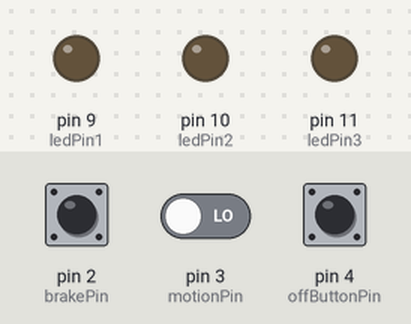
Recording of a sketch running on a simulated Arduino Uno, built with avr-gcc and run on an emulated ATmega328P. Parts: output pins drawn as LEDs (lit = HIGH). Inputs (shaded band) come from the test bench; at power-on: pin 2 (brakePin) HIGH, pin 3 (motionPin) LOW, pin 4 (offButtonPin) HIGH.

Above: at 1.2 s.
1.3 s: pin 2 (brakePin) pulled LOW for 0.15 s
At 1.37 s:
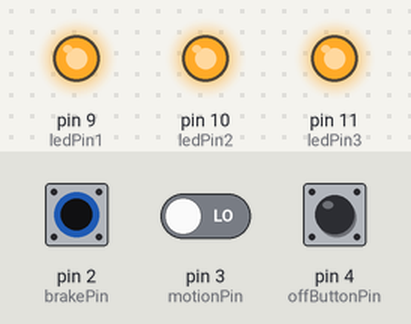
2.9 s: pin 2 (brakePin) pulled LOW for 3.2 s
At 6.4 s:
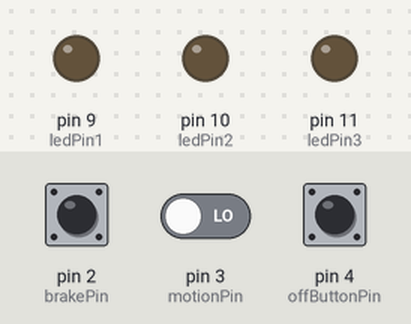
Timing chart, 0 to 7.9 s (numbered marks = the images above; inputs shaded):
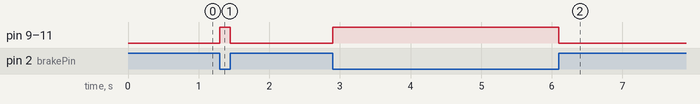

The sketch:

phase_2_of_sbbl_automatic_stationary_light_and_manual_off_1.ino
```cpp
// SMART BICYCLE BRAKE LIGHT (SBBL)
// PHASE 1: BRAKE DETECTION
// REVISED PHASE 2: AUTOMATIC STATIONARY LIGHT AND MANUAL OFF OVERRIDE BUTTON

const int brakePin = 2;
const int motionPin = 3;
const int offButtonPin = 4;

const int ledPin1 = 9;
const int ledPin2 = 10;
const int ledPin3 = 11;

bool brakingEventSeen = false;
// Records whether a braking event has occurred
// Initially, its value is 'false', meaning that the system has not detected a braking event

bool holdActive = false;
// Records whether the stationary hold is active

bool manualOff = false;
// Records whether the rider has manually switched off

int previousMotionState = HIGH;
// Stores the bicycles previous motion state:
// 'HIGH' means it is moving
// 'LOW' means it is is stationary

int previousOffButtonState = HIGH;
// Stores the previous manual OFF button state
// 'HIGH' means it is released
// 'LOW' means it is pressed
// It is this way because of the use of 'INPUT_PULLUP'

void setup()
{
  // Initialising braking as input
  pinMode(brakePin, INPUT_PULLUP);
  // Note: 'INPUT_PULLUP' enables the Arduino's internal pull-up resistor

  // Initialising motion as input
  pinMode(motionPin, INPUT);

  // Initialising the manual OFF button as input
  pinMode(offButtonPin, INPUT_PULLUP);

  // Intialising the LEDs as output
  pinMode(ledPin1, OUTPUT);
  pinMode(ledPin2, OUTPUT);
  pinMode(ledPin3, OUTPUT);

  // Reading the actual intial position of the motion switch
  previousMotionState = digitalRead(motionPin);
  // This records whether the bicycle initially starts in the moving (HIGH) or stationary (LOW) motion state
  // The stationary hold will only activate after the Arduino detects a HIGH-to-LOW transition
  // Provided a braking event was previously recorded

  // Reading the actual intial state of the manual OFF button
  previousOffButtonState = digitalRead(offButtonPin);
  // This records whether the manual OFF button is initially pressed or not
  // It allows the Arduino to detect a new button press by comparing the previous button state with its curerent state

}

void loop()
{
  // Reading the inputs
  bool braking = (digitalRead(brakePin) == LOW);
  // Note: Since we used 'INPUT_PULLUP' for the brakePin:
  // 'LOW' means a pressed button, or in our case braking
  // 'HIGH' means a brake button is released, so no braking

  int motionState = digitalRead(motionPin);
  bool stopped = (motionState == LOW);

  int offButtonState = digitalRead(offButtonPin);

  // Detecting the bicycles transition from moving to stopping
  bool justStopped = (previousMotionState == HIGH && motionState == LOW);

  // Detecting the bicycles transition from stationary to moving
  bool justStartedMoving = (previousMotionState == LOW && motionState == HIGH);

  // Detecting a new press of the manual OFF button
  bool offButtonJustPressed = (previousOffButtonState == HIGH && offButtonState == LOW);

  // Resetting the system when movement resumes
  // When the bicycle transitions from stationary (LOW) to moving (HIGH), the Arduino resets the stationary lighting system
  if (justStartedMoving){
    holdActive = false;
    // Cancels the stationary light display
    manualOff = false;
    // Clears the manual OFF override so the system is ready for the next stop
    brakingEventSeen = false;
    // Clears the previous braking event so that a new one can be detected during the continuation of the ride
  }

  // Recording a braking event
  if (braking){
    brakingEventSeen = true;
  }

  // Starting the stationary hold after braking
  // It is started when the simulated 'bicycle' becomes stationary
  if (justStopped && brakingEventSeen){
    holdActive = true;
  }

  // Overiding the manual OFF button
  // When the bike is stationary (stopped) and the OFF button is pressed, the Arduino activates the manual OFF override
  if (stopped && offButtonJustPressed){
    manualOff = true;
  }

  // This section of code combines the braking and movement information above to determines whether the LEDs should be ON or OFF
  bool lightOn = !manualOff && (braking || (stopped && holdActive));
  digitalWrite(ledPin1, lightOn ? HIGH : LOW);
  digitalWrite(ledPin2, lightOn ? HIGH : LOW);
  digitalWrite(ledPin3, lightOn ? HIGH : LOW);
  // The 'lightOn ? HIGH : LOW' is a shorter way of saying if 'lightOn' is true use 'HIGH' and if it is false use 'LOW'
  // The '?' is what starts the conditional expression

  previousMotionState = motionState;
  // Note: This updates the previous motion state as the current motion state for the next loop


  previousOffButtonState = offButtonState;
  // Note: This updates the previous manual OFF button state as the current state for the next loop
}
```

Measured:
- after the input at 1.3 s, pin 9 (ledPin1), pin 10 (ledPin2), pin 11 (ledPin3): LOW → HIGH at once, → LOW 0.15 s later
- after the input at 2.9 s, pin 9 (ledPin1), pin 10 (ledPin2), pin 11 (ledPin3): LOW → HIGH at once, → LOW 3.2 s later
